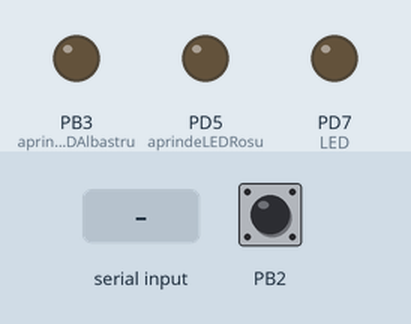
Recording of a program running on a simulated ATmega328P, built with avr-gcc and emulated at 12 MHz (the files do not name the chip). On the bench: output pins drawn as LEDs (lit = HIGH). The test bench sets the inputs (shaded band); at power-on: PB2 HIGH.

Above: at 1.2 s.
1.3 s: "off" received over Serial
At 2.0 s:
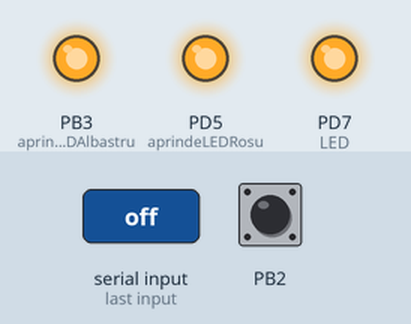
3.2 s: "red" received over Serial
At 4.7 s:
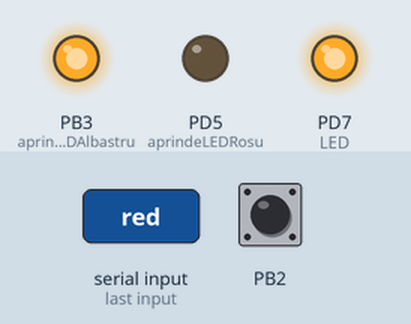
5.1 s: "on" received over Serial
At 6.0 s:
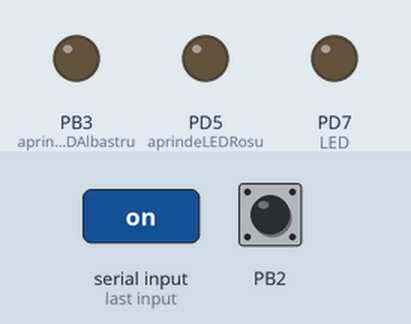
Timing chart, 0 to 8.1 s (numbered marks = the images above; inputs shaded):
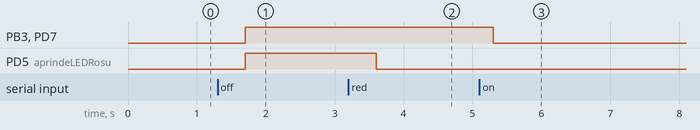

The program:

main.cpp
```cpp
#include <util/delay.h>
#include <usart.c>
#include <string.h>

#define CLOCK_SPEED 12000000
#define BAUD 28800
#define MYUBRR CLOCK_SPEED/16/BAUD-1

#define MORSE_LUNG  3
#define MORSE_SCURT 1

/* Literele alfabetului in cod Morse */
char* morse_alphabet[] = {
    (char*)"13",    // a
    (char*)"3111",  // b
    (char*)"3131",  // c
    (char*)"311",   // d
    (char*)"1",     // e
    (char*)"1131",  // f
    (char*)"331",	// g
    (char*)"1111",	// h
    (char*)"11",	// i
    (char*)"1333",	// j
    (char*)"313",	// k
    (char*)"1311",	// l
    (char*)"33",	// m
    (char*)"31",	// n
    (char*)"333",	// o
    (char*)"1331",	// p
    (char*)"3313",	// q
    (char*)"131",	// r
    (char*)"111",	// s
    (char*)"3",	    // t
    (char*)"113",	// u
    (char*)"1113",	// v
    (char*)"133",	// w
    (char*)"3113",	// x
    (char*)"3133",	// y
    (char*)"3311"	// z
};

/* apelati functia pentru a obtine un ton lung/scurt,
 * folosind macro-urile MORSE_LUNG si MORSE_SCURT
 */
void speaker_morse(int tip)
{
    int delay = 1;
    int i;
    DDRD |= (1 << PD4);     // PD4 trebuie sa fie output

    for (i = 0; i < tip * 50 / delay; i++)
    {
        PIND = (1 << PD4);  // alternam starea iesirii
        _delay_ms(1);
    }
}

void aprindeLEDVerde() {
  PORTD &= ~(1 << PD7); // Setam PD7 pe 0 (Aprindem PD7 - LED verde)
}

void stingeLEDVerde() {
  PORTD |= (1 << PD7);
}

void aprindeLEDRosu() {
  PORTD &= ~(1 << PD5);
}

void stingeLEDRosu() {
  PORTD |= (1 << PD5);
}

void aprindeLEDAlbastru() {
  PORTB &= ~(1 << PB3);
}

void stingeLEDAlbastru() {
  PORTB |= (1 << PB3);
}

void seteazaLEDOutput() {
  DDRD |= (1 << PD5); // LED Rosu output
	DDRD |= (1 << PD7); // LED Verde output
  DDRB |= (1 << PB3); // LED Albastru output
}

void seteazaLEDInput() {
  DDRD &= ~(1 << PD5); // LED Rosu input
	DDRD &= ~(1 << PD7); // LED Verde input
  DDRB &= ~(1 << PB3); // LED Albastru input
}

void seteazaButoaneInput() {
  DDRB &= ~(1 << PB2); // Setam pinul 2 al portului B ca input (0)
  PORTB |= (1 << PB2); // Activam rezistenta de pull-up (PB2 e input)

  DDRD &= ~(1 << PD6); // Setam pinul 6 al portului D ca input (0)
  PORTD |= (1 << PD6); // Activam rezistenta de pull-up (PB2 e input)
}

bool citesteButon1() {
  return PINB & (1 << PB2);
}

bool citesteButon2() {
  return PIND & (1 << PD6);
}

char buffer[7];
int currentIndex = 0;

void resetBufferAndIndex() {
    for (int i = 0; i < 7; i++) {
        buffer[i] = '\0';
    }

    currentIndex = 0;
}

void USART_exec(unsigned char command) {
    if (currentIndex > 7) {
        resetBufferAndIndex();
    }

    buffer[currentIndex++] = command;

    if (strcmp(buffer, "on") == 0) {
        aprindeLEDAlbastru();
        aprindeLEDRosu();
        aprindeLEDVerde();
        resetBufferAndIndex();
    }
    else if (strcmp(buffer, "off") == 0) {
        stingeLEDAlbastru();
        stingeLEDRosu();
        stingeLEDVerde();
        resetBufferAndIndex();
    }
    else if (strcmp(buffer, "red") == 0) {
        stingeLEDVerde();
        stingeLEDAlbastru();
        aprindeLEDRosu();
        resetBufferAndIndex();
    }
    else if (strcmp(buffer, "green") == 0) {
        stingeLEDAlbastru();
        stingeLEDRosu();
        aprindeLEDVerde();
        resetBufferAndIndex();
    }
    else if (strcmp(buffer, "blue") == 0) {
        stingeLEDRosu();
        stingeLEDVerde();
        aprindeLEDAlbastru();
        resetBufferAndIndex();
    }
}

int main() {

  USART0_init(MYUBRR);

  DDRB &= ~(1 << PB2); // Setam pinul 2 al portului B ca input (0)
  PORTB |= (1 << PB2); // Activam rezistenta de pull-up (PB2 e input)

  char wasButtonPressed = 0;

  seteazaLEDOutput();

  while (1) {
    char buttonValue = PINB & (1 << PB2);

    if (buttonValue == 0 && wasButtonPressed == 0) {
        wasButtonPressed = 1;
        USART0_print((char *) "Button 1 was pressed!\n");
    }

    if (buttonValue != 0) {
        wasButtonPressed = 0;
    }

    char received = USART0_receive();

    USART_exec(received);

    _delay_ms(200);
  }

	return 0;
}
```

usart.c
```cpp
#include "usart.h"

/*
 * Functie de initializare a controllerului USART
 */
void USART0_init(unsigned int ubrr)
{
    /* seteaza baud rate-ul */
    UBRR0H = (unsigned char)(ubrr>>8);
    UBRR0L = (unsigned char)ubrr;

    /* porneste transmitatorul */
    UCSR0B = (1<<RXEN0)|(1<<TXEN0);

    /* seteaza formatul frame-ului: 8 biti de date, 2 biti de stop, fara paritate */
    UCSR0C = (1<<USBS0)|(3<<UCSZ00);
}


/*
 * Functie ce transmite un caracter prin USART
 *
 * @param data - caracterul de transmis
 */
void USART0_transmit(char data)
{
    /* asteapta pana bufferul e gol */
    while(!(UCSR0A & (1<<UDRE0)));

    /* pune datele in buffer; transmisia va porni automat in urma scrierii */
    UDR0 = data;
}

/*
 * Functie ce primeste un caracter prin USART
 *
 * @return - caracterul primit
 */
char USART0_receive()
{
    /* asteapta cat timp bufferul e gol */
    while(!(UCSR0A & (1<<RXC0)));

    /* returneaza datele din buffer */
    return UDR0;
}

/*
 * Functie ce transmite un sir de caractere prin USART
 *
 * @param data - sirul (terminat cu '\0') de transmis
 */
void USART0_print(const char *data)
{
    while(*data != '\0')
        USART0_transmit(*data++);
}
```

usart.h
```cpp
#ifndef USART_H_
#define USART_H_

#include <avr/io.h>
#include <stdio.h>

/*
 * Functie de initializare a controllerului USART
 */
void USART0_init(unsigned int ubrr);

/*
 * Functie ce transmite un caracter prin USART
 *
 * @param data - caracterul de transmis
 */
void USART0_transmit(char data);

/*
 * Functie ce primeste un caracter prin USART
 *
 * @return - caracterul primit
 */
char USART0_receive();

/*
 * Functie ce transmite un sir de caractere prin USART
 *
 * @param data - sirul (terminat cu '\0') de transmis
 */
void USART0_print(const char *data);

#endif // USART_H_
```

Measured:
- after the input at 1.3 s, PB3 (aprindeLEDAlbastru), PD5 (aprindeLEDRosu), PD7 (LED): LOW → HIGH after 0.40 s
- after the input at 3.2 s, PD5 (aprindeLEDRosu): HIGH → LOW after 0.40 s
- after the input at 5.1 s, PB3 (aprindeLEDAlbastru), PD7 (LED): HIGH → LOW after 0.20 s
